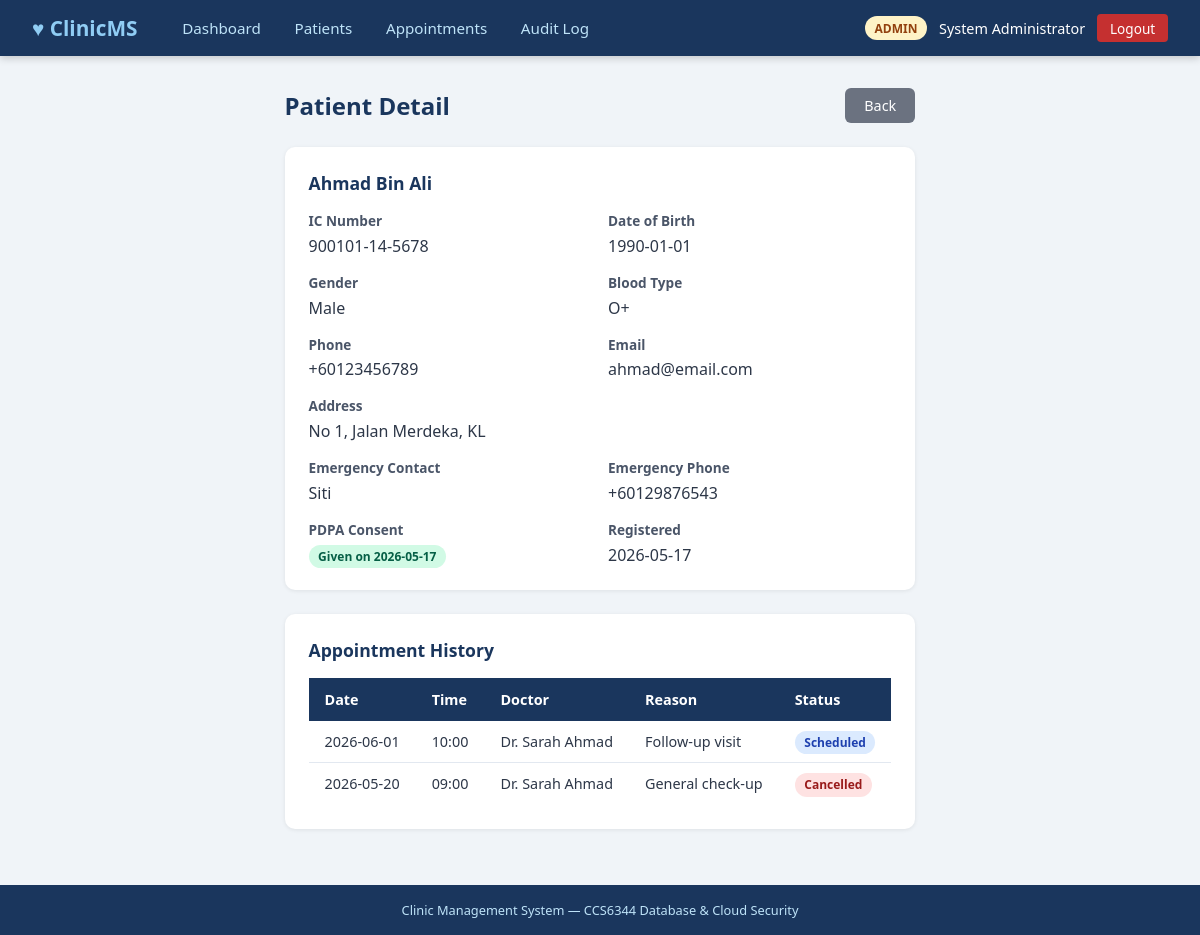
Page /patients/1 (signed in) on the committed database.
### tables this page shows
CREATE TABLE patients (
            id INTEGER PRIMARY KEY AUTOINCREMENT,
            full_name TEXT NOT NULL,
            ic_number TEXT NOT NULL UNIQUE,
            date_of_birth TEXT NOT NULL,
            gender TEXT NOT NULL CHECK(gender IN ('male','female','other')),
            phone TEXT NOT NULL,
            email TEXT,
            address TEXT NOT NULL,
            blood_type TEXT CHECK(blood_type IN
                ('A+','A-','B+','B-','AB+','AB-','O+','O-','')),
            emergency_contact_name TEXT,
            emergency_contact_phone TEXT,
            consent_given INTEGER NOT NULL DEFAULT 0,
            consent_date TEXT NULL,
            created_by INTEGER NOT NULL,
            created_at TEXT NOT NULL DEFAULT (datetime('now')),
            updated_at TEXT NOT NULL DEFAULT (datetime('now')),
            FOREIGN KEY (created_by) REFERENCES users(id)
        );

CREATE TABLE appointments (
            id INTEGER PRIMARY KEY AUTOINCREMENT,
            patient_id INTEGER NOT NULL,
            doctor_id INTEGER NOT NULL,
            appointment_date TEXT NOT NULL,
            appointment_time TEXT NOT NULL,
            status TEXT NOT NULL DEFAULT 'scheduled'
                CHECK(status IN ('scheduled','completed','cancelled','no_show')),
            reason TEXT NOT NULL,
            notes TEXT,
            created_by INTEGER NOT NULL,
            created_at TEXT NOT NULL DEFAULT (datetime('now')),
            updated_at TEXT NOT NULL DEFAULT (datetime('now')),
            FOREIGN KEY (patient_id) REFERENCES patients(id),
            FOREIGN KEY (doctor_id) REFERENCES doctors(id),
            FOREIGN KEY (created_by) REFERENCES users(id)
        );

CREATE TABLE users (
            id INTEGER PRIMARY KEY AUTOINCREMENT,
            username TEXT NOT NULL UNIQUE,
            password_hash TEXT NOT NULL,
            role TEXT NOT NULL DEFAULT 'receptionist'
                CHECK(role IN ('admin','doctor','receptionist')),
            full_name TEXT NOT NULL,
            email TEXT NOT NULL UNIQUE,
            is_active INTEGER NOT NULL DEFAULT 1,
            failed_attempts INTEGER NOT NULL DEFAULT 0,
            locked_until TEXT NULL,
            created_at TEXT NOT NULL DEFAULT (datetime('now')),
            last_login TEXT NULL
        );

### app.py (the view)
@app.route('/patients/<int:patient_id>')
@login_required
def patients_detail(patient_id):
    db = get_db()
    patient = db.execute(
        "SELECT * FROM patients WHERE id = ?", (patient_id,)
    ).fetchone()
    if not patient:
        abort(404)
    appointments = db.execute(
        """SELECT a.*, u.full_name as doctor_name
           FROM appointments a
           JOIN doctors d ON a.doctor_id = d.id
           JOIN users u ON d.user_id = u.id
           WHERE a.patient_id = ?
           ORDER BY a.appointment_date DESC""",
        (patient_id,)
    ).fetchall()
    audit('VIEW', 'patients', patient_id)
    return render_template('patients/detail.html', patient=patient, appointments=appointments)

### app.py (called while the page is built)
def get_db():
    if 'db' not in g:
        g.db = sqlite3.connect(DB_PATH)
        g.db.row_factory = sqlite3.Row
        g.db.execute("PRAGMA foreign_keys = ON")
        g.db.execute("PRAGMA journal_mode = WAL")
    return g.db

def audit(action, table_name, record_id=None, old_values=None, new_values=None):
    try:
        db = get_db()
        db.execute(
            """INSERT INTO audit_log
               (user_id, username, action, table_name, record_id,
                old_values, new_values, ip_address, user_agent)
               VALUES (?,?,?,?,?,?,?,?,?)""",
            (
                session.get('user_id'),
                session.get('username'),
                action,
                table_name,
                record_id,
                json.dumps(old_values) if old_values else None,
                json.dumps(new_values) if new_values else None,
                request.remote_addr,
                request.user_agent.string[:255] if request.user_agent else None,
            )
        )
        db.commit()
    except Exception:
        pass  # Never let audit failure break the main flow

def login_required(f):
    @wraps(f)
    def decorated(*args, **kwargs):
        if 'user_id' not in session:
            flash('Please log in to access this page.', 'warning')
            return redirect(url_for('login'))
        return f(*args, **kwargs)
    return decorated

### templates/patients/detail.html (shortened to what this page needs)
{% extends "base.html" %}
{% block content %}
<div class="page-header">
    <h1>Patient Detail</h1>
    <a href="{{ url_for('patients_list') }}" class="btn btn-secondary">Back</a>
</div>
<div class="card">
    <div class="card-title">{{ patient['full_name'] }}</div>
    <div class="detail-grid">
        <div class="detail-item"><label>IC Number</label><p>{{ patient['ic_number'] }}</p></div>
        <div class="detail-item"><label>Date of Birth</label><p>{{ patient['date_of_birth'] }}</p></div>
        <div class="detail-item"><label>Gender</label><p>{{ patient['gender']|capitalize }}</p></div>
        <div class="detail-item"><label>Blood Type</label><p>{{ patient['blood_type'] or 'Unknown' }}</p></div>
        <div class="detail-item"><label>Phone</label><p>{{ patient['phone'] }}</p></div>
        <div class="detail-item"><label>Email</label><p>{{ patient['email'] or '-' }}</p></div>
        <div class="detail-item" style="grid-column:1/-1"><label>Address</label><p>{{ patient['address'] }}</p></div>
        <div class="detail-item"><label>Emergency Contact</label><p>{{ patient['emergency_contact_name'] or '-' }}</p></div>
        <div class="detail-item"><label>Emergency Phone</label><p>{{ patient['emergency_contact_phone'] or '-' }}</p></div>
        <div class="detail-item"><label>PDPA Consent</label>
            <p>
                {% if patient['consent_given'] %}
                <span class="badge badge-completed">Given on {{ patient['consent_date'][:10] if patient['consent_date'] else 'N/A' }}</span>
                {% else %}
                <span class="badge badge-cancelled">Not given</span>
                {% endif %}
            </p>
        </div>
        <div class="detail-item"><label>Registered</label><p>{{ patient['created_at'][:10] }}</p></div>
    </div>
</div>
<div class="card">
    <div class="card-title">Appointment History</div>
    <div class="table-wrap">
        <table>
            <thead>
                <tr><th>Date</th><th>Time</th><th>Doctor</th><th>Reason</th><th>Status</th></tr>
            </thead>
            <tbody>
                {% for a in appointments %}
                <tr>
                    <td>{{ a['appointment_date'] }}</td>
                    <td>{{ a['appointment_time'] }}</td>
                    <td>{{ a['doctor_name'] }}</td>
                    <td>{{ a['reason'] }}</td>
                    <td><span class="badge badge-{{ a['status'] }}">{{ a['status']|replace('_',' ')|capitalize }}</span></td>
                </tr>
                {% else %}
                <tr><td colspan="5" style="text-align:center;color:#718096;">No appointments found.</td></tr>
                {% endfor %}
            </tbody>
        </table>
    </div>
</div>
{% endblock %}

### static/style.css (style rules this page uses)
* { box-sizing: border-box; margin: 0; padding: 0; }
body { font-family: 'Segoe UI', Calibri, sans-serif; background: #f0f4f8; color: #2d3748; min-height: 100vh; display: flex; flex-direction: column; }
.card { background: white; border-radius: 10px; box-shadow: 0 1px 4px rgba(0,0,0,0.08); padding: 1.5rem; margin-bottom: 1.5rem; }
.card-title { font-size: 1.1rem; font-weight: 600; color: #1a365d; margin-bottom: 1rem; }
.page-header { display: flex; justify-content: space-between; align-items: center; margin-bottom: 1.5rem; }
.page-header h1 { font-size: 1.5rem; color: #1a365d; }
.btn { display: inline-block; padding: 0.5rem 1.2rem; border-radius: 6px; font-size: 0.9rem; font-weight: 500; cursor: pointer; text-decoration: none; border: none; transition: background 0.15s, opacity 0.15s; }
.btn-secondary { background: #6b7280; color: white; }
.table-wrap { overflow-x: auto; }
table { width: 100%; border-collapse: collapse; font-size: 0.9rem; }
th { background: #1a365d; color: white; padding: 0.75rem 1rem; text-align: left; }
td { padding: 0.7rem 1rem; border-bottom: 1px solid #e2e8f0; }
tr:last-child td { border-bottom: none; }
.badge { padding: 0.2rem 0.6rem; border-radius: 12px; font-size: 0.75rem; font-weight: 600; }
.badge-scheduled { background: #dbeafe; color: #1e40af; }
.badge-completed { background: #d1fae5; color: #065f46; }
.badge-cancelled { background: #fee2e2; color: #991b1b; }
label { display: block; font-size: 0.9rem; font-weight: 500; color: #4a5568; margin-bottom: 0.3rem; }
.detail-grid { display: grid; grid-template-columns: 1fr 1fr; gap: 1rem; }
.detail-item label { font-weight: 600; color: #4a5568; font-size: 0.85rem; }
.detail-item p { color: #2d3748; margin-top: 0.15rem; }

### rows in the picture
patients: full_name "Ahmad Bin Ali", ic_number "900101-14-5678", date_of_birth "1990-01-01", gender "Male", blood_type "O+", phone "+60123456789", email "ahmad@email.com", address "No 1, Jalan Merdeka, KL", emergency_contact_name "Siti", emergency_contact_phone "+60129876543", consent_date "2026-05-17", created_at "2026-05-17"
appointments: appointment_date "2026-06-01", appointment_time "10:00", doctor_name "Dr. Sarah Ahmad", reason "Follow-up visit", status "Scheduled"
appointments: appointment_date "2026-05-20", appointment_time "09:00", doctor_name "Dr. Sarah Ahmad", reason "General check-up", status "Cancelled"

### other values in the picture
{{ session.role }} "ADMIN"
{{ session.full_name }} "System Administrator"
